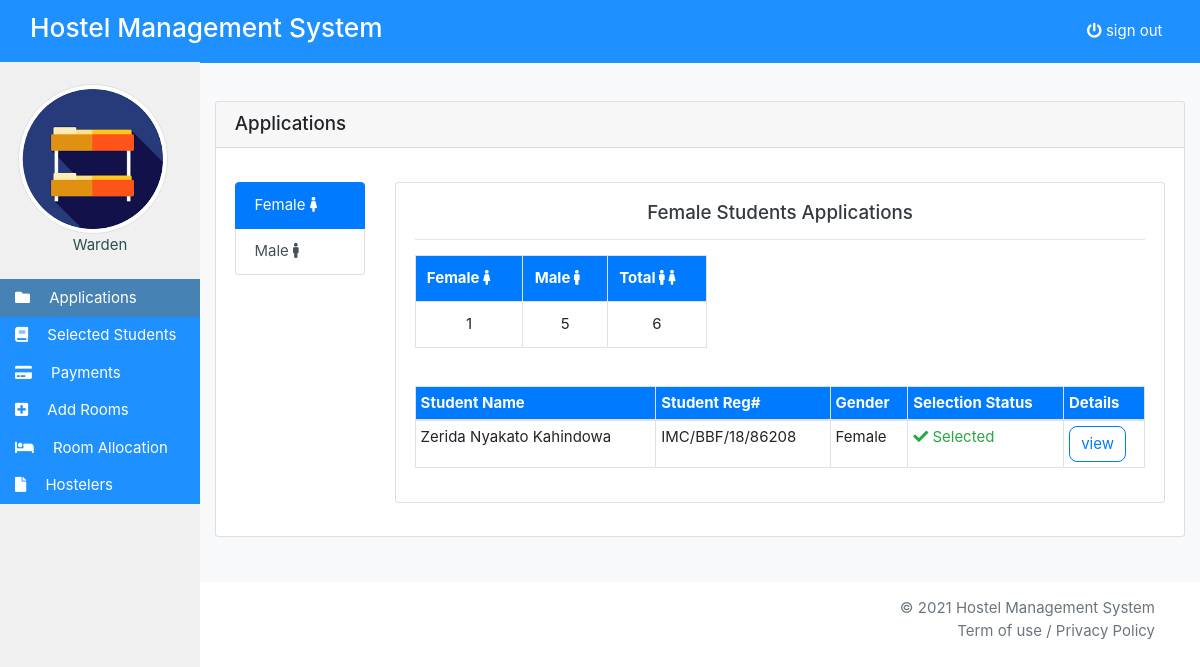
/warden/applications.php (signed in), run on the app's committed database.
### tables this page shows
CREATE TABLE `warden` (
  `id` int(10) NOT NULL,
  `name` varchar(50) NOT NULL,
  `password` varchar(255) NOT NULL
);

CREATE TABLE `applicants` (
  `applicant_id` int(11) NOT NULL,
  `student_regno` varchar(16) NOT NULL,
  `kin_id` int(11) NOT NULL,
  `insurance_status` varchar(3) NOT NULL,
  `insurance_proof` text NOT NULL,
  `disability_status` varchar(3) NOT NULL,
  `disability_proof` text DEFAULT NULL,
  `explanation_disability` varchar(255) NOT NULL,
  `declaration` varchar(4) NOT NULL,
  `selected` varchar(15) NOT NULL DEFAULT 'unselected',
  `payment` varchar(15) NOT NULL DEFAULT 'unpaid',
  `when_applied` datetime DEFAULT current_timestamp(),
  `hostel_approval` varchar(100) NOT NULL,
  `payment_approval` varchar(20) NOT NULL
);

CREATE TABLE `students` (
  `regno` varchar(16) NOT NULL,
  `first_name` varchar(50) NOT NULL,
  `middle_name` varchar(50) DEFAULT NULL,
  `last_name` varchar(50) NOT NULL,
  `gender` varchar(6) NOT NULL,
  `dob` date NOT NULL,
  `place_of_birth` varchar(100) NOT NULL,
  `physical_address` varchar(100) NOT NULL,
  `nationality` varchar(50) NOT NULL,
  `marital_status` varchar(10) NOT NULL,
  `mobile` varchar(10) NOT NULL,
  `email` varchar(100) NOT NULL,
  `sponsor` varchar(50) NOT NULL,
  `course` varchar(100) NOT NULL
);

### warden/includes/profileName.php
<div class="py-4" style="color:#2f4f4f">
  <center>
    <img src="../images/hostel_nav.png" alt="" width="150" class="img-fluid rounded-circle img-thumbnail mr-3" />
    <br />
    <?php
    $query_profile_name = mysqli_query($connection, "SELECT name FROM warden WHERE name = '$_SESSION[warden]'");
    while ($row_profile_name = mysqli_fetch_array($query_profile_name)) { ?>
      <span> <?php
                echo ucfirst($row_profile_name["name"]);
              }
              ?>
      </span>
  </center>
</div>

### warden/applications/femaleApplications.php
<div class="card">
  <div class="card-body">
    <h5 class="text-dark text-center">Female Students Applications</h5>
    <hr />
    <?php
    $check_applications = mysqli_query($connection, "SELECT * FROM applicants,students WHERE applicants.student_regno = students.regno AND gender = 'female' ORDER BY when_applied ");
    if (mysqli_num_rows($check_applications) == 0) : ?>
      <div class="alert alert-info">
        <span>No Applications have been made so far...</span>
      </div>
    <?php else : ?>
      <div class="table-responsive">
        <?php
          $male_applied = mysqli_num_rows(mysqli_query($connection, "SELECT *  FROM applicants,students WHERE applicants.student_regno = students.regno AND gender = 'male'"));
          $female_applied = mysqli_num_rows(mysqli_query($connection, "SELECT *  FROM applicants,students WHERE applicants.student_regno = students.regno AND gender = 'female'"));
          $total_applied = $male_applied + $female_applied;
          ?>
      <table class="table table-bordered" style="width:40%;">
                  <tr class="btn-primary">
                  <th>Female <span><i class="fa fa-female" aria-hidden="true"></i></span></th>
                    <th>Male <span><i class="fa fa-male" aria-hidden="true"></i></span></th>
                    <th>Total <span><i class="fa fa-male" aria-hidden="true"></i></span>
                      <span><i class="fa fa-female" aria-hidden="true"></i></span></th>
                  </tr>
                  <tr style="text-align:center;">
                    <td><?php echo $female_applied; ?></td>
                    <td><?php echo $male_applied; ?></td>
                    <td><?php echo $total_applied; ?></td>
                  </tr>
                </table>
        <br />
        <table class="table table-bordered table-hover" id="table">
          <thead class="btn-primary">
            <tr>
              <th>Student Name</th>
              <th>Student Reg#</th>
              <th>Gender</th>
              <th>Selection Status</th>
              <th>Details</th>
            </tr>
          </thead>
          <?php while ($result_check_applications = mysqli_fetch_array($check_applications)) :
              $regno = strtoupper($result_check_applications["student_regno"]);
              $first_name = $result_check_applications["first_name"];
              $middle_name = $result_check_applications["middle_name"];
              $last_name = $result_check_applications["last_name"];
              $student_name = $first_name . ' ' . $middle_name . ' ' . $last_name;
              ?>
            <tbody>
              <tr>
                <td> <?php echo ucwords($student_name); ?></td>
                <td> <?php echo strtoupper($result_check_applications["student_regno"]); ?></td>
                <td><?php echo ucfirst($result_check_applications["gender"]) ?></td>
                <?php
                    $selection_status = $result_check_applications["selected"];
                    if ($selection_status == 'unselected') : ?>
                  <td class="text-danger"><span><i class="fa fa-times" aria-hidden="true"></i></span> <?php echo ucfirst($selection_status); ?></td>
                <?php else : ?>
                  <td class="text-success"><span><i class="fa fa-check" aria-hidden="true"></i></span> <?php echo ucfirst($selection_status); ?></td>
                <?php endif; ?>
                <td> <button type="submit" class="btn btn-outline-primary" onclick="window.location.href='applicant_details.php?view=<?php echo $regno; ?>';">view</button> </td>
              </tr>
            </tbody>
          <?php endwhile; ?>
        </table>
      </div>
    <?php endif; ?>
  </div>
</div>

### css/style.css (style rules this page uses)
:root { --mainColor: #1e90ff; --backgroundColor: #f0f0f0; --headingColor: #fff; --placeHolderSize: 14px; --placeHolderColor: #b0c4de; --hoverColor: #4682b4; --borderColor: #e1e1e1; --MainFont: "Be Vietnam", sans-serif; }
* { font-size: 15px; }
.form-control, .btn { border-radius: 8px; }
::placeholder { color: var(--placeHolderColor); font-size: var(--placeHolderSize); }
#table th, #table td { padding: 5px; }

### data on the page
warden: name "Warden"
applicants: student_regno.last_name "Zerida Nyakato Kahindowa", student_regno "IMC/BBF/18/86208", student_regno.gender "Female", selected "Selected"

### other printed values
$female_applied "1"
$male_applied "5"
$total_applied "6"
